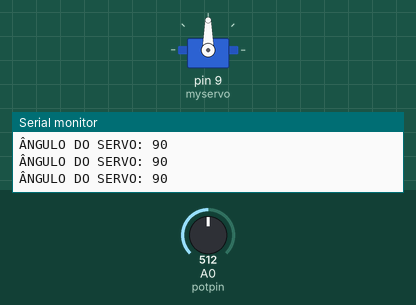
Recording of a sketch running on a simulated Arduino Uno, built with avr-gcc and run on an emulated ATmega328P. On the bench: servo, the last lines printed to the serial monitor. The test bench sets the inputs (shaded band); at power-on: A0 (potpin) = 512.

Above: at 1.2 s.
1.3 s: A0 (potpin) set to 560
At 2.0 s:
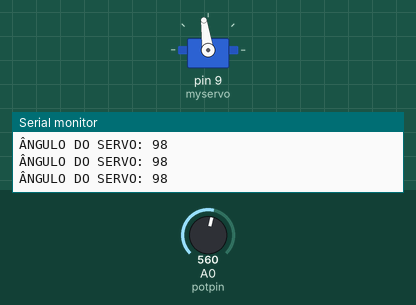
4.3 s: A0 (potpin) set to 586
At 5.5 s:
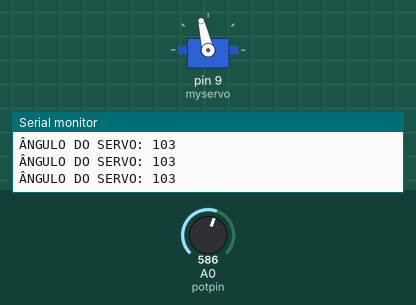
5.8 s: A0 (potpin) set to 306
At 6.8 s:
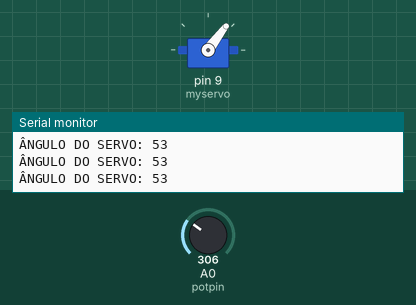
7.3 s: A0 (potpin) set to 61
At 8.5 s:
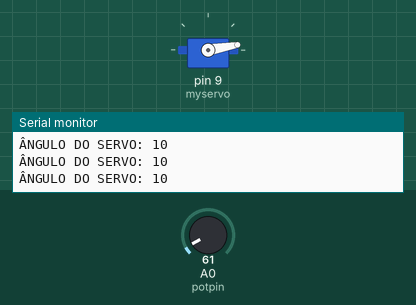
8.8 s: A0 (potpin) set to 51
At 10.0 s:
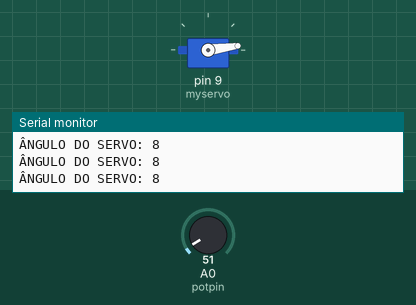
10.3 s: A0 (potpin) set to 122
At 10.8 s:
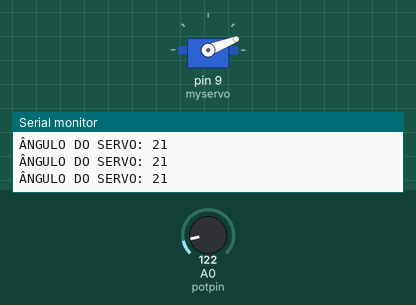
Timing chart, 0 to 12.8 s (numbered marks = the images above; inputs shaded):
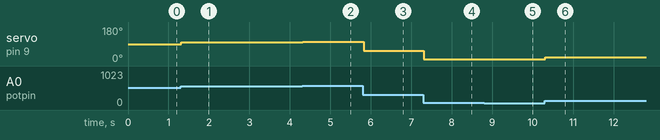

Measured:
- after the input at 1.3 s, servo on pin 9 (myservo): 90° → 98° at once
- after the input at 4.3 s, servo on pin 9 (myservo): 98° → 103° at once
- after the input at 5.8 s, servo on pin 9 (myservo): 103° → 53° at once
- after the input at 7.3 s, servo on pin 9 (myservo): 53° → 10° at once
- after the input at 8.8 s, servo on pin 9 (myservo): 10° → 8° at once
- after the input at 10.3 s, servo on pin 9 (myservo): 8° → 21° at once

The sketch:

Calibrador_de_angulos.ino
```cpp
//Calibragem do angulo do servo mecânico com um potenciometro e a serial
#include <Servo.h>

Servo myservo;  // Objeto servo

int potpin = 0;  // pino analôgico usado para conectar o potenciometro
int val;    // variavel usada para armazenar o valor lido no pino analôgico do potenciometro
void setup() {
  Serial.begin(9600); //Inicializa serial para verificar os angulos de calibração
  Serial.println("Calibragem dos ângulos do servo...");
  myservo.attach(9);  // o servo é controlado pelo pino 9
}

void loop() {
  val = analogRead(potpin);            // ler o valor fornecido pelo potenciometro (value entre 0 e 1023)
  val = map(val, 0, 1023, 0, 180);     // converte a escala para graus, para que o servo possa ser controlado (value entre 0 e 180)
  Serial.print("ÂNGULO DO SERVO: ");
  Serial.println(val);     //printa o valor do angulo na serial a medida que controlamos o servo com o potenciometro, até encontrar a posição desejada
  myservo.write(val);                  // sets the servo position according to the scaled value
  delay(15);                           // waits for the servo to get there
}
```
